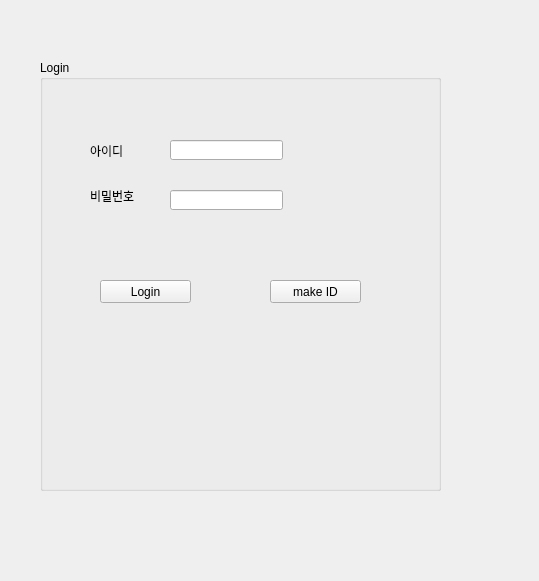
<?xml version="1.0" encoding="UTF-8"?>
<ui version="4.0">
 <class>Form</class>
 <widget class="QWidget" name="Form">
  <property name="geometry">
   <rect>
    <x>0</x>
    <y>0</y>
    <width>539</width>
    <height>581</height>
   </rect>
  </property>
  <property name="windowTitle">
   <string>Form</string>
  </property>
  <widget class="QGroupBox" name="groupBox">
   <property name="geometry">
    <rect>
     <x>40</x>
     <y>60</y>
     <width>401</width>
     <height>431</height>
    </rect>
   </property>
   <property name="title">
    <string>Login</string>
   </property>
   <widget class="QLabel" name="label">
    <property name="geometry">
     <rect>
      <x>50</x>
      <y>80</y>
      <width>71</width>
      <height>21</height>
     </rect>
    </property>
    <property name="text">
     <string>아이디</string>
    </property>
   </widget>
   <widget class="QLineEdit" name="lineEdit">
    <property name="geometry">
     <rect>
      <x>130</x>
      <y>80</y>
      <width>113</width>
      <height>20</height>
     </rect>
    </property>
   </widget>
   <widget class="QLabel" name="label_2">
    <property name="geometry">
     <rect>
      <x>50</x>
      <y>130</y>
      <width>56</width>
      <height>12</height>
     </rect>
    </property>
    <property name="text">
     <string>비밀번호</string>
    </property>
   </widget>
   <widget class="QLineEdit" name="lineEdit_2">
    <property name="geometry">
     <rect>
      <x>130</x>
      <y>130</y>
      <width>113</width>
      <height>20</height>
     </rect>
    </property>
   </widget>
   <widget class="QPushButton" name="pushButton">
    <property name="geometry">
     <rect>
      <x>60</x>
      <y>220</y>
      <width>91</width>
      <height>23</height>
     </rect>
    </property>
    <property name="text">
     <string>Login</string>
    </property>
   </widget>
   <widget class="QPushButton" name="pushButton_2">
    <property name="geometry">
     <rect>
      <x>230</x>
      <y>220</y>
      <width>91</width>
      <height>23</height>
     </rect>
    </property>
    <property name="text">
     <string>make ID</string>
    </property>
   </widget>
  </widget>
 </widget>
 <resources/>
 <connections/>
</ui>
